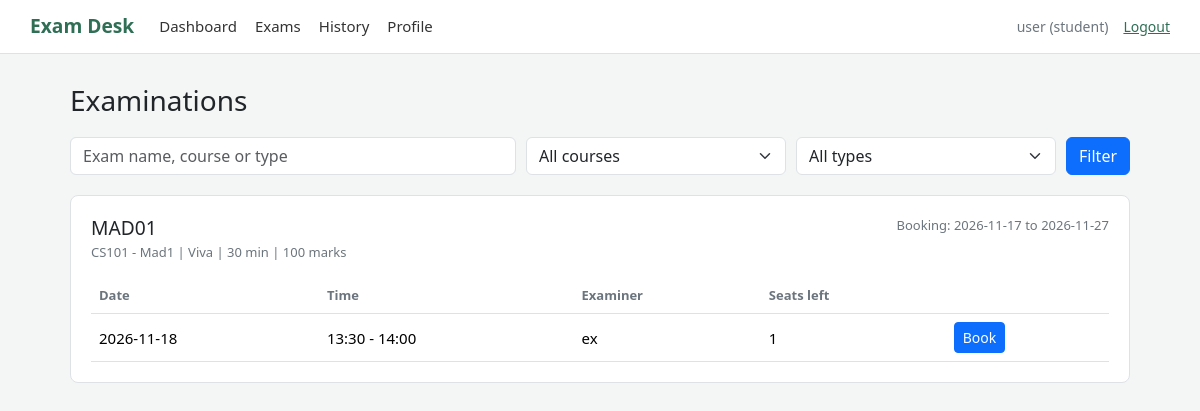
Page /student/exams (signed in) on the committed database.
### tables this page shows
CREATE TABLE users (
            id INTEGER PRIMARY KEY AUTOINCREMENT,
            name TEXT NOT NULL,
            email TEXT NOT NULL UNIQUE,
            password_hash TEXT NOT NULL,
            role TEXT NOT NULL CHECK (role IN ('admin', 'examiner', 'student')),
            department TEXT DEFAULT '',
            phone TEXT DEFAULT '',
            status TEXT NOT NULL DEFAULT 'active'
        );

CREATE TABLE examinations (
            id INTEGER PRIMARY KEY AUTOINCREMENT,
            course_id INTEGER NOT NULL,
            name TEXT NOT NULL,
            exam_type TEXT NOT NULL,
            duration_minutes INTEGER NOT NULL,
            max_marks INTEGER NOT NULL,
            slot_creation_start TEXT NOT NULL,
            slot_creation_end TEXT NOT NULL,
            booking_start TEXT NOT NULL,
            booking_end TEXT NOT NULL,
            status TEXT NOT NULL DEFAULT 'Draft',
            FOREIGN KEY (course_id) REFERENCES courses(id)
        );

CREATE TABLE courses (
            id INTEGER PRIMARY KEY AUTOINCREMENT,
            course_code TEXT NOT NULL UNIQUE,
            course_name TEXT NOT NULL,
            description TEXT DEFAULT '',
            status TEXT NOT NULL DEFAULT 'Active'
        );

CREATE TABLE slots (
            id INTEGER PRIMARY KEY AUTOINCREMENT,
            examination_id INTEGER NOT NULL,
            examiner_id INTEGER NOT NULL,
            exam_date TEXT NOT NULL,
            start_time TEXT NOT NULL,
            end_time TEXT NOT NULL,
            capacity INTEGER NOT NULL,
            status TEXT NOT NULL DEFAULT 'Available',
            FOREIGN KEY (examination_id) REFERENCES examinations(id),
            FOREIGN KEY (examiner_id) REFERENCES users(id)
        );

### app.py (the view)
@app.route("/student/exams")
@login_required("student")
def student_exams():
    term = request.args.get("q", "").strip()
    course_id = request.args.get("course_id", "")
    exam_type = request.args.get("exam_type", "")
    connection = get_database()
    if not course_id.isdigit():
        course_id = ""
    if exam_type not in EXAM_TYPES:
        exam_type = ""
    pattern = "%" + term + "%"
    exams = connection.execute(
        """SELECT e.*, c.course_code, c.course_name FROM examinations e
           JOIN courses c ON c.id = e.course_id WHERE e.status = 'Booking Open'
           AND (? = '' OR e.name LIKE ? OR c.course_code LIKE ?
                OR c.course_name LIKE ? OR e.exam_type LIKE ?)
           AND (? = '' OR c.id = ?)
           AND (? = '' OR e.exam_type = ?)
           ORDER BY e.booking_start""",
        (term, pattern, pattern, pattern, pattern,
         course_id, course_id, exam_type, exam_type),
    ).fetchall()
    courses = connection.execute("SELECT * FROM courses WHERE status = 'Active' ORDER BY course_code").fetchall()
    slots_by_exam = {}
    for exam in exams:
        slots_by_exam[exam["id"]] = connection.execute(
            """SELECT s.*, u.name AS examiner_name,
                      (SELECT COUNT(*) FROM bookings b WHERE b.slot_id = s.id AND b.status = 'Booked') AS booked
               FROM slots s JOIN users u ON u.id = s.examiner_id
               WHERE s.examination_id = ? AND s.status NOT IN ('Cancelled', 'Completed')
               ORDER BY s.exam_date, s.start_time""", (exam["id"],)
        ).fetchall()
    return render_template("student_exams.html", exams=exams, slots_by_exam=slots_by_exam,
                           courses=courses, term=term, course_id=course_id,
                           exam_type=exam_type, exam_types=EXAM_TYPES, today=today_text())

### app.py (called while the page is built)
def open_database():
    connection = sqlite3.connect(DATABASE_FILE)
    connection.row_factory = sqlite3.Row
    connection.execute("PRAGMA foreign_keys = ON")
    return connection

def get_database():
    if "database" not in g:
        g.database = open_database()
    return g.database

@app.teardown_appcontext
def close_database(error=None):
    connection = g.pop("database", None)
    if connection is not None:
        connection.close()

def login_required(*allowed_roles):
    def decorator(view):
        @wraps(view)
        def wrapped_view(*args, **kwargs):
            if "user_id" not in session:
                flash("Please sign in to continue.", "info")
                return redirect(url_for("login"))
            user = get_database().execute(
                "SELECT * FROM users WHERE id = ?", (session["user_id"],)
            ).fetchone()
            if user is None or user["status"] != "active":
                session.clear()
                flash("This account is not active yet.", "warning")
                return redirect(url_for("login"))
            if allowed_roles and user["role"] not in allowed_roles:
                abort(403)
            g.user = user
            return view(*args, **kwargs)
        return wrapped_view
    return decorator

@app.context_processor
def add_user_to_templates():
    user = None
    if "user_id" in session:
        user = get_database().execute(
            "SELECT id, name, email, role FROM users WHERE id = ?", (session["user_id"],)
        ).fetchone()
    return {"current_user": user}

def today_text():
    return date.today().isoformat()

### templates/student_exams.html (shortened to what this page needs)
{% extends "base.html" %}
{% block content %}
<h1>Examinations</h1>
<form method="get" class="search-bar">
    <input class="form-control" name="q" value="{{ term }}" placeholder="Exam name, course or type" aria-label="Search">
    <select class="form-select" name="course_id" aria-label="Course">
        <option value="">All courses</option>
    </select>
    <select class="form-select" name="exam_type" aria-label="Type">
        <option value="">All types</option>
    </select>
    <button class="btn btn-primary" type="submit">Filter</button>
</form>
{% for exam in exams %}
<div class="card-box">
    <div class="box-header">
        <div>
            <h2>{{ exam.name }}</h2>
            <div class="sub">
                {{ exam.course_code }} - {{ exam.course_name }} | {{ exam.exam_type }} |
                {{ exam.duration_minutes }} min | {{ exam.max_marks }} marks
            </div>
        </div>
        <span class="sub">Booking: {{ exam.booking_start }} to {{ exam.booking_end }}</span>
    </div>
    {% set slots = slots_by_exam[exam.id] %}
    {% if slots %}
    <table class="table">
        <thead>
            <tr><th>Date</th><th>Time</th><th>Examiner</th><th>Seats left</th><th></th></tr>
        </thead>
        <tbody>
            {% for slot in slots %}
            {% set seats_left = slot.capacity - slot.booked %}
            <tr>
                <td>{{ slot.exam_date }}</td>
                <td>{{ slot.start_time }} - {{ slot.end_time }}</td>
                <td>{{ slot.examiner_name }}</td>
                <td>{{ seats_left }}</td>
                <td>
                    {% if slot.exam_date < today or seats_left < 1 %}
                        <span class="sub">Unavailable</span>
                    {% elif today < exam.booking_start %}
                        <span class="sub">Opens {{ exam.booking_start }}</span>
                    {% elif today > exam.booking_end %}
                        <span class="sub">Closed</span>
                    {% else %}
                        <form method="post" action="{{ url_for('book_slot', slot_id=slot.id) }}">
                            <button class="btn btn-sm btn-primary" type="submit">Book</button>
                        </form>
                    {% endif %}
                </td>
            </tr>
            {% endfor %}
        </tbody>
    </table>
    {% else %}
    <p class="empty">No slots available yet.</p>
    {% endif %}
</div>
{% endfor %}
{% endblock %}

### templates/base.html (shortened to what this page needs)
<!doctype html>
<html lang="en">
<head>
    <link href="https://cdn.jsdelivr.net/npm/bootstrap@5.3.3/dist/css/bootstrap.min.css" rel="stylesheet">
    <link href="{{ url_for('static', filename='style.css') }}" rel="stylesheet">
</head>
<body>
    <header class="topbar">
        {% if current_user %}
        <a class="brand" href="{{ url_for('dashboard') }}">Exam Desk</a>
        <nav class="main-nav">
            <a href="{{ url_for('dashboard') }}">Dashboard</a>
            {% if current_user.role == 'admin' %}
                <a href="{{ url_for('admin_courses') }}">Courses</a>
                <a href="{{ url_for('admin_exams') }}">Examinations</a>
                <a href="{{ url_for('admin_students') }}">Students</a>
                <a href="{{ url_for('admin_examiners') }}">Examiners</a>
                <a href="{{ url_for('admin_slots') }}">Slots</a>
                <a href="{{ url_for('admin_bookings') }}">Bookings</a>
                <a href="{{ url_for('admin_search') }}">Search</a>
            {% elif current_user.role == 'examiner' %}
                <a href="{{ url_for('examiner_slots') }}">My slots</a>
            {% else %}
                <a href="{{ url_for('student_exams') }}">Exams</a>
                <a href="{{ url_for('student_history') }}">History</a>
                <a href="{{ url_for('student_profile') }}">Profile</a>
            {% endif %}
        </nav>
        <div class="account">
            <span class="account-name">{{ current_user.name }} ({{ current_user.role }})</span>
            <a href="{{ url_for('logout') }}">Logout</a>
        </div>
        {% else %}
        <a class="brand" href="{{ url_for('login') }}">Exam Desk</a>
        {% endif %}
    </header>
    <main class="page {% if not current_user %}page-narrow{% endif %}">
        {% block content %}{% endblock %}
    </main>
</body>
</html>

### static/style.css (style rules this page uses)
:root { --main: #2f6f55; --border: #dee2e6; --muted: #6c757d; }
body { background: #f4f6f5; font-size: 15px; }
a { color: var(--main); }
h1 { font-size: 1.75rem; margin-bottom: 20px; }
h2 { font-size: 1.2rem; margin-bottom: 15px; }
.topbar { display: flex; align-items: center; flex-wrap: wrap; gap: 10px 25px; padding: 12px 30px; background: #fff; border-bottom: 1px solid var(--border); }
.brand { font-size: 1.2rem; font-weight: bold; color: var(--main); text-decoration: none; }
.main-nav { display: flex; flex-wrap: wrap; gap: 18px; flex: 1; }
.main-nav a { color: #333; text-decoration: none; }
.account { display: flex; gap: 15px; font-size: 14px; }
.account-name { color: var(--muted); }
.page { max-width: 1100px; margin: 0 auto; padding: 30px 20px; }
.card-box { background: #fff; border: 1px solid var(--border); border-radius: 8px; padding: 20px; margin-bottom: 20px; }
.box-header { display: flex; justify-content: space-between; align-items: flex-start; gap: 15px; margin-bottom: 15px; }
.box-header h2 { margin-bottom: 4px; }
.table { margin-bottom: 0; vertical-align: middle; }
.table th { font-size: 13px; color: var(--muted); font-weight: 600; }
.sub { color: var(--muted); font-size: 13px; }
.search-bar { display: flex; gap: 10px; margin-bottom: 20px; }
.search-bar .form-control { flex: 2; }
.search-bar .form-select { flex: 1; }

### rows in the picture
users: name "user", role "student"
examinations: name "MAD01", course_code "CS101", course_name "Mad1", exam_type "Viva", duration_minutes "30", max_marks "100", booking_start "2026-11-17", booking_end "2026-11-27"
slots: exam_date "2026-11-18", start_time "13:30", end_time "14:00", examiner_name "ex", id "1"
